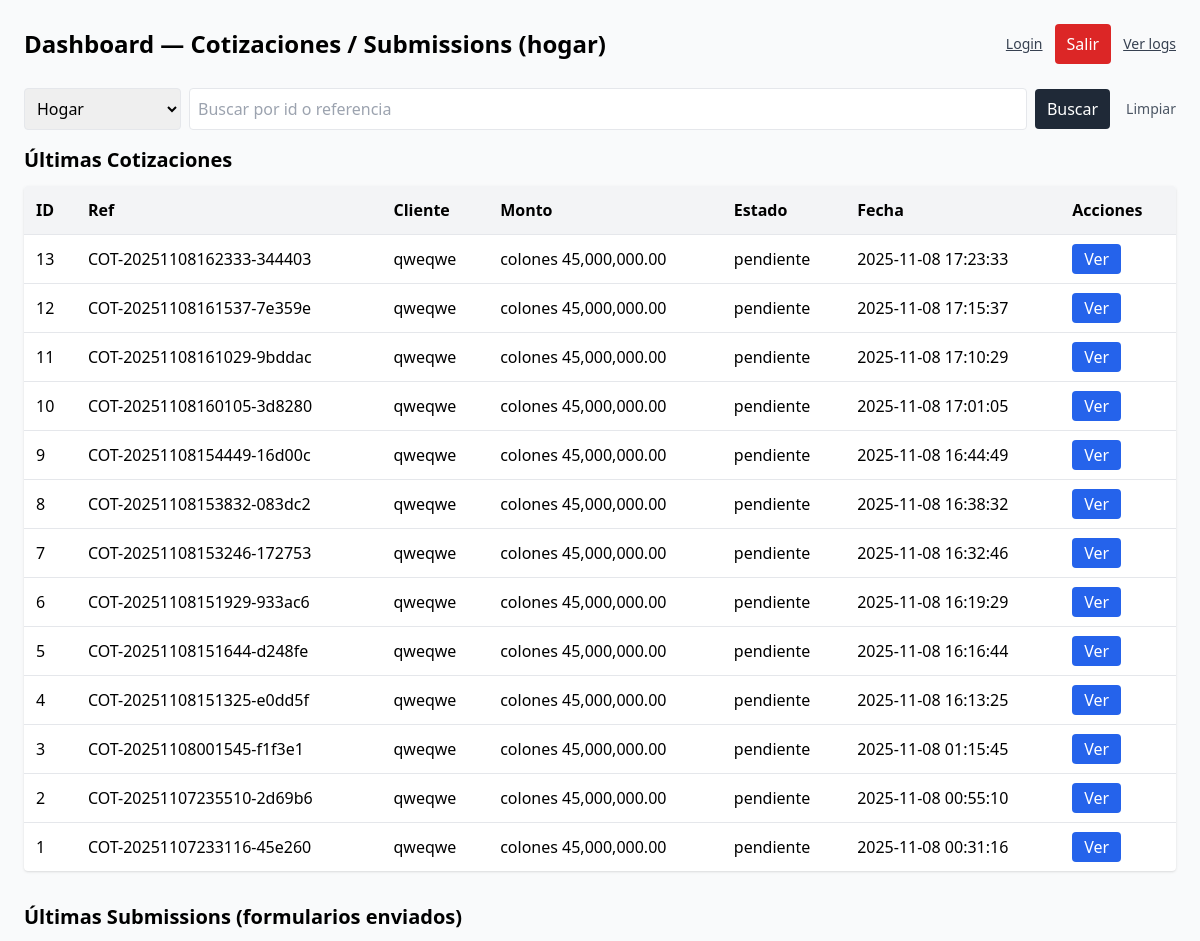
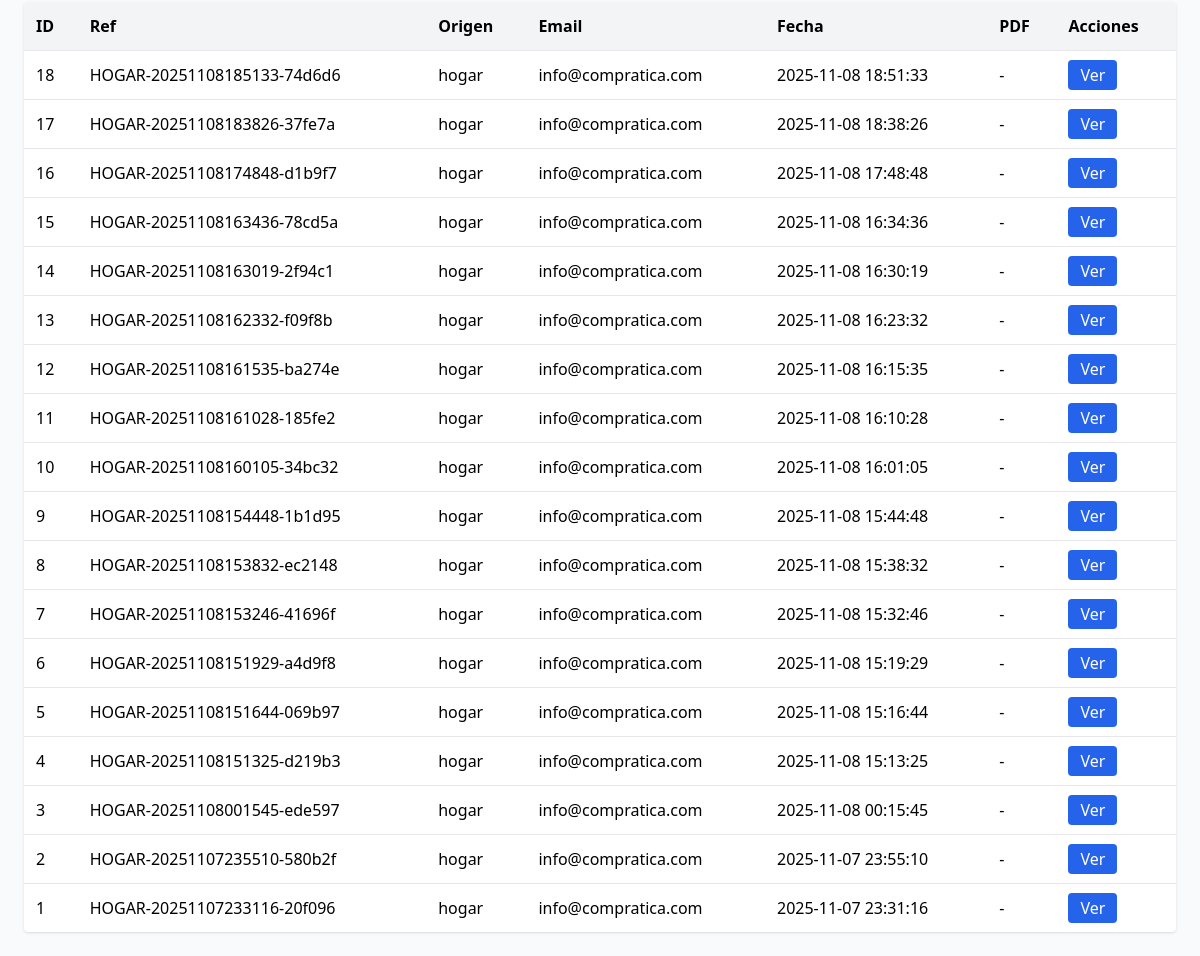
Screenshot of /admin/dashboard.php (signed in) with the database file from the repository (2 pictures, top to bottom).
### tables this page shows
CREATE TABLE `cotizaciones` (
  `id` int UNSIGNED NOT NULL,
  `referencia` varchar(64) NOT NULL,
  `client_id` int UNSIGNED NOT NULL,
  `monto` decimal(14,2) DEFAULT NULL,
  `moneda` varchar(16) DEFAULT 'colones',
  `estado` enum('pendiente','aceptada','rechazada') NOT NULL DEFAULT 'pendiente',
  `payload` json DEFAULT NULL,
  `created_at` datetime NOT NULL DEFAULT CURRENT_TIMESTAMP
);

CREATE TABLE `clients` (
  `id` int UNSIGNED NOT NULL,
  `cedula` varchar(64) NOT NULL,
  `nombre` varchar(255) NOT NULL,
  `correo` varchar(255) DEFAULT NULL,
  `telefono` varchar(64) DEFAULT NULL,
  `created_at` datetime NOT NULL DEFAULT CURRENT_TIMESTAMP
);

CREATE TABLE `submissions` (
  `id` int UNSIGNED NOT NULL,
  `referencia` varchar(64) NOT NULL,
  `origen` varchar(32) NOT NULL,
  `payload` json NOT NULL,
  `email` varchar(255) DEFAULT NULL,
  `created_at` datetime NOT NULL DEFAULT CURRENT_TIMESTAMP,
  `pdf_path` varchar(255) DEFAULT NULL,
  `ip` varchar(64) DEFAULT NULL,
  `user_agent` varchar(255) DEFAULT NULL,
  `referencia_cot` varchar(64) DEFAULT NULL
);

### admin/dashboard.php (the view, shortened to what this page needs)
<?php
require_once __DIR__ . '/../includes/db.php';
try {
    $type = strtolower(trim($_GET['type'] ?? 'hogar'));
    $q = trim($_GET['q'] ?? '');
try {
    $countSql = "
      SELECT COUNT(*) AS cnt
      FROM cotizaciones co
      WHERE (
        JSON_UNQUOTE(JSON_EXTRACT(co.payload, '$.tipo')) = :t1
        OR JSON_UNQUOTE(JSON_EXTRACT(co.payload, '$.type')) = :t2
        OR JSON_UNQUOTE(JSON_EXTRACT(co.payload, '$.categoria')) = :t3
      )
    ";
    $countStmt = $pdo->prepare($countSql);
    $countStmt->execute(['t1' => $type, 't2' => $type, 't3' => $type]);
    $matches = (int) $countStmt->fetchColumn();
    if ($matches > 0) {
        $sqlCotBase = "
          SELECT co.id, co.referencia, co.client_id, co.monto, co.moneda, co.estado, co.payload, co.created_at,
                 cl.nombre AS cliente_nombre, cl.correo AS cliente_correo, cl.telefono AS cliente_telefono
          FROM cotizaciones co
          LEFT JOIN clients cl ON co.client_id = cl.id
          WHERE (
            JSON_UNQUOTE(JSON_EXTRACT(co.payload, '$.tipo')) = :t1
            OR JSON_UNQUOTE(JSON_EXTRACT(co.payload, '$.type')) = :t2
            OR JSON_UNQUOTE(JSON_EXTRACT(co.payload, '$.categoria')) = :t3
          )
        ";
        $paramsCot = ['t1' => $type, 't2' => $type, 't3' => $type];
        if ($q !== '') {
            if (ctype_digit($q)) {
                $sqlCotBase .= " AND (co.id = :qnum OR co.referencia = :qstr)";
                $paramsCot['qnum'] = intval($q);
                $paramsCot['qstr'] = $q;
            } else {
                $sqlCotBase .= " AND co.referencia LIKE :qstr";
                $paramsCot['qstr'] = "%{$q}%";
            }
        }
        $sqlCotBase .= " ORDER BY co.created_at DESC LIMIT 200";
        $stmtC = $pdo->prepare($sqlCotBase);
        $stmtC->execute($paramsCot);
        $cots = $stmtC->fetchAll();
    } else {
        $sqlCotBase = "
          SELECT co.id, co.referencia, co.client_id, co.monto, co.moneda, co.estado, co.payload, co.created_at,
                 cl.nombre AS cliente_nombre, cl.correo AS cliente_correo, cl.telefono AS cliente_telefono
          FROM cotizaciones co
          LEFT JOIN clients cl ON co.client_id = cl.id
        ";
        $paramsCot = [];
        $sqlCotBase .= " ORDER BY co.created_at DESC LIMIT 200";
        $stmtC = $pdo->prepare($sqlCotBase);
        $stmtC->execute($paramsCot);
        $cots = $stmtC->fetchAll();
    }
} catch (\PDOException $e) {
    dashboard_log("Error en query Cotizaciones (mejora/fallback): " . $e->getMessage() . "\nSQL: " . ($sqlCotBase ?? '') . "\nParams: " . json_encode($paramsCot ?? []) . "\nTrace: " . $e->getTraceAsString());
    throw $e;
}
    $sqlSubBase = "
      SELECT s.id, s.referencia, s.origen, s.email, s.payload, s.created_at, s.pdf_path, s.referencia_cot,
             cl.id AS client_id, cl.nombre AS cliente_nombre, cl.correo AS cliente_correo, cl.telefono AS cliente_telefono
      FROM submissions s
      LEFT JOIN clients cl ON cl.correo = s.email OR cl.id = s.referencia_cot
      WHERE (
        JSON_UNQUOTE(JSON_EXTRACT(s.payload, '$.tipo')) = :t1
        OR JSON_UNQUOTE(JSON_EXTRACT(s.payload, '$.type')) = :t2
        OR s.origen = :t3
      )
    ";
    $paramsSub = ['t1' => $type, 't2' => $type, 't3' => $type];
    $sqlSubBase .= " ORDER BY s.created_at DESC LIMIT 200";
    try {
        $stmtS = $pdo->prepare($sqlSubBase);
        $stmtS->execute($paramsSub);
        $subs = $stmtS->fetchAll();
    } catch (\PDOException $e) {
        dashboard_log("Error en query Submissions: " . $e->getMessage() . "\nSQL: " . $sqlSubBase . "\nParams: " . json_encode($paramsSub) . "\nTrace: " . $e->getTraceAsString());
        throw $e;
    }
    ?>
    <!doctype html>
    <html>
    <head>
      <script src="https://cdn.tailwindcss.com"></script>
    </head>
    <body class="p-6 bg-gray-50 min-h-screen">
      <div class="max-w-7xl mx-auto">
        <div class="flex items-center justify-between mb-6">
          <h1 class="text-2xl font-bold">Dashboard — Cotizaciones / Submissions (<?= htmlspecialchars($type) ?>)</h1>
          <div class="flex items-center space-x-3">
            <a href="/admin/login.php" class="text-sm text-gray-700 underline">Login</a>
            <a href="/admin/logout.php" class="bg-red-600 text-white px-3 py-2 rounded">Salir</a>
            <a href="/admin/view_logs.php" class="text-sm text-gray-700 underline">Ver logs</a>
          </div>
        </div>
        <form method="get" class="mb-4 flex gap-2 items-center">
          <select name="type" onchange="this.form.submit()" class="border p-2 rounded">
            <option value="hogar" <?= $type === 'hogar' ? 'selected' : '' ?>>Hogar</option>
          </select>
          <input name="q" value="<?= htmlspecialchars($q) ?>" placeholder="Buscar por id o referencia" class="border p-2 rounded flex-1">
          <button class="bg-gray-800 text-white px-3 py-2 rounded">Buscar</button>
          <a href="/admin/dashboard.php?type=<?= $type ?>" class="ml-2 text-sm text-gray-600">Limpiar</a>
        </form>
        <section class="mb-8">
          <h2 class="text-xl font-semibold mb-3">Últimas Cotizaciones</h2>
          <div class="bg-white rounded shadow overflow-x-auto">
            <table class="min-w-full">
              <thead class="bg-gray-100">
                <tr>
                  <th class="p-3 text-left">ID</th>
                  <th class="p-3 text-left">Ref</th>
                  <th class="p-3 text-left">Cliente</th>
                  <th class="p-3 text-left">Monto</th>
                  <th class="p-3 text-left">Estado</th>
                  <th class="p-3 text-left">Fecha</th>
                  <th class="p-3 text-left">Acciones</th>
                </tr>
              </thead>
              <tbody>
                <?php if (empty($cots)): ?>
                  <tr><td colspan="7" class="p-4">No hay cotizaciones</td></tr>
                <?php else: foreach($cots as $r): ?>
                  <tr class="border-t">
                    <td class="p-3"><?= $r['id'] ?></td>
                    <td class="p-3"><?= htmlspecialchars($r['referencia']) ?></td>
                    <td class="p-3"><?= htmlspecialchars($r['cliente_nombre'] ?? $r['cliente_correo'] ?? '') ?></td>
                    <td class="p-3"><?= ($r['moneda'] ?? '') . ' ' . number_format($r['monto'] ?? 0, 2) ?></td>
                    <td class="p-3"><?= htmlspecialchars($r['estado']) ?></td>
                    <td class="p-3"><?= $r['created_at'] ?></td>
                    <td class="p-3">
                      <a class="px-3 py-1 bg-blue-600 text-white rounded" href="/admin/view_cotizacion.php?id=<?= $r['id'] ?>&type=<?= $type ?>">Ver</a>
                    </td>
                  </tr>
                <?php endforeach; endif; ?>
              </tbody>
            </table>
          </div>
        </section>
        <section>
          <h2 class="text-xl font-semibold mb-3">Últimas Submissions (formularios enviados)</h2>
          <div class="bg-white rounded shadow overflow-x-auto">
            <table class="min-w-full">
              <thead class="bg-gray-100">
                <tr>
                  <th class="p-3 text-left">ID</th>
                  <th class="p-3 text-left">Ref</th>
                  <th class="p-3 text-left">Origen</th>
                  <th class="p-3 text-left">Email</th>
                  <th class="p-3 text-left">Fecha</th>
                  <th class="p-3 text-left">PDF</th>
                  <th class="p-3 text-left">Acciones</th>
                </tr>
              </thead>
              <tbody>
                <?php if (empty($subs)): ?>
                  <tr><td colspan="7" class="p-4">No hay submissions</td></tr>
                <?php else: foreach($subs as $s): ?>
                  <tr class="border-t">
                    <td class="p-3"><?= $s['id'] ?></td>
                    <td class="p-3"><?= htmlspecialchars($s['referencia']) ?></td>
                    <td class="p-3"><?= htmlspecialchars($s['origen']) ?></td>
                    <td class="p-3"><?= htmlspecialchars($s['email'] ?? $s['cliente_correo'] ?? '') ?></td>
                    <td class="p-3"><?= $s['created_at'] ?></td>
                    <td class="p-3"><?= $s['pdf_path'] ? '<a class="text-green-700" href="'.htmlspecialchars($s['pdf_path']).'" target="_blank">Ver PDF</a>' : '-' ?></td>
                    <td class="p-3">
                      <a class="px-3 py-1 bg-blue-600 text-white rounded" href="/admin/view_submission.php?id=<?= $s['id'] ?>&type=<?= $type ?>">Ver</a>
                    </td>
                  </tr>
                <?php endforeach; endif; ?>
              </tbody>
            </table>
          </div>
        </section>
      </div>
    </body>
    </html>
    <?php
} catch (\Throwable $e) {
    $msg = "Uncaught exception: " . $e->getMessage() . "\nURL: " . ($_SERVER['REQUEST_URI'] ?? '') .
           "\nGET: " . json_encode($_GET) . "\nPOST: " . json_encode($_POST) .
           "\nTrace: " . $e->getTraceAsString();
    dashboard_log($msg);
    http_response_code(500);
    echo "<h2>La página no puede procesar la solicitud ahora (Error 500)</h2>";
    echo "<p>Se ha registrado el error. Si eres el administrador, revisa /logs/dashboard_errors.log o el panel de logs.</p>";
    exit;
}

### rows the page displays
cotizaciones: id "13", referencia "COT-20251108162333-344403", client.nombre "qweqwe", moneda "colones", monto "45,000,000.00", estado "pendiente", created_at "2025-11-08 17:23:33"
cotizaciones: id "12", referencia "COT-20251108161537-7e359e", client.nombre "qweqwe", moneda "colones", monto "45,000,000.00", estado "pendiente", created_at "2025-11-08 17:15:37"
cotizaciones: id "11", referencia "COT-20251108161029-9bddac", client.nombre "qweqwe", moneda "colones", monto "45,000,000.00", estado "pendiente", created_at "2025-11-08 17:10:29"
cotizaciones: id "10", referencia "COT-20251108160105-3d8280", client.nombre "qweqwe", moneda "colones", monto "45,000,000.00", estado "pendiente", created_at "2025-11-08 17:01:05"
cotizaciones: id "9", referencia "COT-20251108154449-16d00c", client.nombre "qweqwe", moneda "colones", monto "45,000,000.00", estado "pendiente", created_at "2025-11-08 16:44:49"
cotizaciones: id "8", referencia "COT-20251108153832-083dc2", client.nombre "qweqwe", moneda "colones", monto "45,000,000.00", estado "pendiente", created_at "2025-11-08 16:38:32"
cotizaciones: id "7", referencia "COT-20251108153246-172753", client.nombre "qweqwe", moneda "colones", monto "45,000,000.00", estado "pendiente", created_at "2025-11-08 16:32:46"
cotizaciones: id "6", referencia "COT-20251108151929-933ac6", client.nombre "qweqwe", moneda "colones", monto "45,000,000.00", estado "pendiente", created_at "2025-11-08 16:19:29"
cotizaciones: id "5", referencia "COT-20251108151644-d248fe", client.nombre "qweqwe", moneda "colones", monto "45,000,000.00", estado "pendiente", created_at "2025-11-08 16:16:44"
cotizaciones: id "4", referencia "COT-20251108151325-e0dd5f", client.nombre "qweqwe", moneda "colones", monto "45,000,000.00", estado "pendiente", created_at "2025-11-08 16:13:25"
cotizaciones: id "3", referencia "COT-20251108001545-f1f3e1", client.nombre "qweqwe", moneda "colones", monto "45,000,000.00", estado "pendiente", created_at "2025-11-08 01:15:45"
cotizaciones: id "2", referencia "COT-20251107235510-2d69b6", client.nombre "qweqwe", moneda "colones", monto "45,000,000.00", estado "pendiente", created_at "2025-11-08 00:55:10"
cotizaciones: id "1", referencia "COT-20251107233116-45e260", client.nombre "qweqwe", moneda "colones", monto "45,000,000.00", estado "pendiente", created_at "2025-11-08 00:31:16"
submissions: id "18", referencia "HOGAR-20251108185133-74d6d6", origen "hogar", email "info@compratica.com", created_at "2025-11-08 18:51:33"
submissions: id "17", referencia "HOGAR-20251108183826-37fe7a", origen "hogar", email "info@compratica.com", created_at "2025-11-08 18:38:26"
submissions: id "16", referencia "HOGAR-20251108174848-d1b9f7", origen "hogar", email "info@compratica.com", created_at "2025-11-08 17:48:48"
submissions: id "15", referencia "HOGAR-20251108163436-78cd5a", origen "hogar", email "info@compratica.com", created_at "2025-11-08 16:34:36"
submissions: id "14", referencia "HOGAR-20251108163019-2f94c1", origen "hogar", email "info@compratica.com", created_at "2025-11-08 16:30:19"
submissions: id "13", referencia "HOGAR-20251108162332-f09f8b", origen "hogar", email "info@compratica.com", created_at "2025-11-08 16:23:32"
submissions: id "12", referencia "HOGAR-20251108161535-ba274e", origen "hogar", email "info@compratica.com", created_at "2025-11-08 16:15:35"
submissions: id "11", referencia "HOGAR-20251108161028-185fe2", origen "hogar", email "info@compratica.com", created_at "2025-11-08 16:10:28"
submissions: id "10", referencia "HOGAR-20251108160105-34bc32", origen "hogar", email "info@compratica.com", created_at "2025-11-08 16:01:05"
submissions: id "9", referencia "HOGAR-20251108154448-1b1d95", origen "hogar", email "info@compratica.com", created_at "2025-11-08 15:44:48"
submissions: id "8", referencia "HOGAR-20251108153832-ec2148", origen "hogar", email "info@compratica.com", created_at "2025-11-08 15:38:32"
submissions: id "7", referencia "HOGAR-20251108153246-41696f", origen "hogar", email "info@compratica.com", created_at "2025-11-08 15:32:46"
submissions: id "6", referencia "HOGAR-20251108151929-a4d9f8", origen "hogar", email "info@compratica.com", created_at "2025-11-08 15:19:29"
submissions: id "5", referencia "HOGAR-20251108151644-069b97", origen "hogar", email "info@compratica.com", created_at "2025-11-08 15:16:44"
submissions: id "4", referencia "HOGAR-20251108151325-d219b3", origen "hogar", email "info@compratica.com", created_at "2025-11-08 15:13:25"
submissions: id "3", referencia "HOGAR-20251108001545-ede597", origen "hogar", email "info@compratica.com", created_at "2025-11-08 00:15:45"
submissions: id "2", referencia "HOGAR-20251107235510-580b2f", origen "hogar", email "info@compratica.com", created_at "2025-11-07 23:55:10"
submissions: id "1", referencia "HOGAR-20251107233116-20f096", origen "hogar", email "info@compratica.com", created_at "2025-11-07 23:31:16"

### other values shown
$type "hogar"
